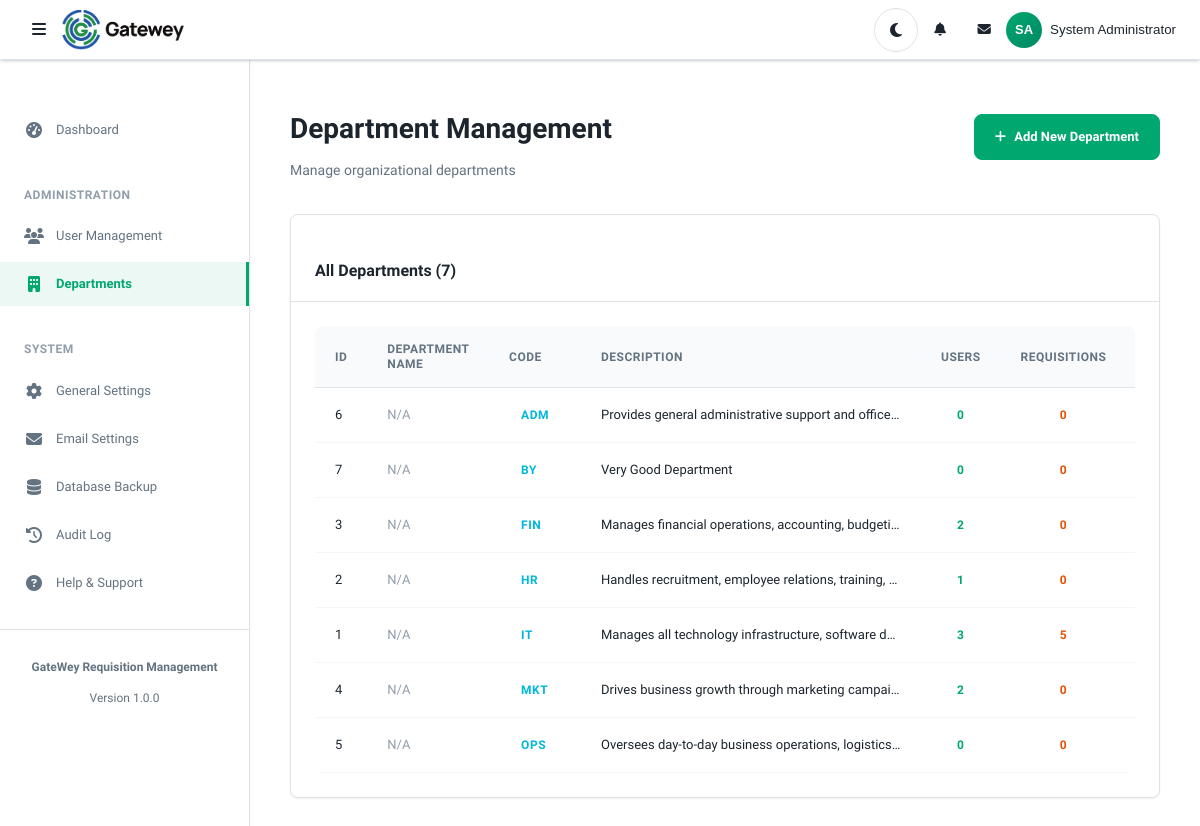
The page /admin/departments/list.php (signed in) on the database its author committed.
### tables this page shows
CREATE TABLE `departments` (
  `id` int(11) NOT NULL,
  `department_name` varchar(100) NOT NULL,
  `department_code` varchar(20) NOT NULL,
  `description` text DEFAULT NULL,
  `budget` decimal(15,2) DEFAULT 0.00,
  `is_active` tinyint(1) DEFAULT 1,
  `created_at` timestamp NOT NULL DEFAULT current_timestamp(),
  `updated_at` timestamp NOT NULL DEFAULT current_timestamp() ON UPDATE current_timestamp()
);

### config/config.php (called while the page is built, shortened)
<?php
require_once CONFIG_PATH . '/database.php';
spl_autoload_register(function($class) {
    $file = CLASSES_PATH . '/' . $class . '.php';
});

### config/database.php (called while the page is built, shortened)
<?php
class Database {
    private static $instance = null;
    private $connection = null;
    private function __construct() {
        try {
            $dsn = DB_DSN;
            $options = [
                PDO::ATTR_ERRMODE            => PDO::ERRMODE_EXCEPTION,
                PDO::ATTR_DEFAULT_FETCH_MODE => PDO::FETCH_ASSOC,
                PDO::ATTR_EMULATE_PREPARES   => false,
                PDO::ATTR_PERSISTENT         => DB_PERSISTENT,
                PDO::MYSQL_ATTR_INIT_COMMAND => "SET NAMES " . DB_CHARSET
            ];
            $this->connection = new PDO($dsn, DB_USER, DB_PASS, $options);
        } catch (PDOException $e) {
            error_log("Database Connection Error: " . $e->getMessage());
            if (defined('APP_ENV') && APP_ENV === 'development' && APP_DEBUG) {
                die("Database Connection Failed: " . $e->getMessage());
            } else {
                die("A database error occurred. Please contact the administrator.");
            }
        }
    }
    public static function getInstance() {
        if (self::$instance === null) {
            self::$instance = new self();
        }
        return self::$instance;
    }
    public function execute($sql, $params = []) {
        try {
            $stmt = $this->connection->prepare($sql);
            $stmt->execute($params);
            return $stmt;
        } catch (PDOException $e) {
            error_log("Query Execution Error: " . $e->getMessage() . " | SQL: " . $sql);
            throw $e;
        }
    }
    public function fetchAll($sql, $params = []) {
        $stmt = $this->execute($sql, $params);
        return $stmt->fetchAll();
    }
}

### classes/Department.php (called while the page is built, shortened)
<?php
class Department {
    private $db;
    public function __construct() {
        $this->db = Database::getInstance();
    }
    public function getAll($activeOnly = false) {
        $sql = "SELECT d.*,
                       (SELECT COUNT(*) FROM users WHERE department_id = d.id) as user_count,
                       (SELECT COUNT(*) FROM requisitions WHERE department_id = d.id) as requisition_count
                FROM departments d";
        $sql .= " ORDER BY d.department_name";
        return $this->db->fetchAll($sql);
    }
}

### admin/departments/list.php (the view, shortened to what this page needs)
<?php
require_once __DIR__ . '/../../config/config.php';
require_once __DIR__ . '/../../config/database.php';
$department = new Department();
$departments = $department->getAll();
?>
<?php include __DIR__ . '/../../includes/header.php'; ?>
<div class="content-header">
    <div class="d-flex justify-content-between align-items-center mb-4">
        <div>
            <h1 class="content-title">Department Management</h1>
            <p class="content-subtitle">Manage organizational departments</p>
        </div>
        <div>
            <a href="add.php" class="btn btn-primary">
                <i class="fas fa-plus"></i> Add New Department
            </a>
        </div>
    </div>
</div>
<div class="card">
    <div class="card-header">
        <h5 class="card-title mb-0">
            All Departments (<?php echo count($departments); ?>)
        </h5>
    </div>
    <div class="card-body">
        <div class="table-responsive">
            <table class="table">
                <thead>
                    <tr>
                        <th>ID</th>
                        <th>Department Name</th>
                        <th>Code</th>
                        <th>Description</th>
                        <th class="text-center">Users</th>
                        <th class="text-center">Requisitions</th>
                        <th>Status</th>
                    </tr>
                </thead>
                <tbody>
                    <?php if (empty($departments)): ?>
                        <tr>
                            <td colspan="8" class="text-center text-muted py-5">
                                <i class="fas fa-building fa-3x mb-3" style="opacity: 0.3;"></i>
                                <p>No departments found</p>
                            </td>
                        </tr>
                    <?php else: ?>
                        <?php foreach ($departments as $dept): ?>
                            <tr>
                                <td><?php echo $dept['id']; ?></td>
                                <td>
    <?php if (!empty($userData['department_name'])): ?>
        <?php echo htmlspecialchars($userData['department_name']); ?>
    <?php else: ?>
        <span class="text-muted">N/A</span>
    <?php endif; ?>
</td>
                                <td>
                                    <span class="badge badge-info">
                                        <?php echo htmlspecialchars($dept['department_code']); ?>
                                    </span>
                                </td>
                                <td>
                                    <div style="max-width: 300px; overflow: hidden; text-overflow: ellipsis; white-space: nowrap;">
                                        <?php echo $dept['description'] ? htmlspecialchars($dept['description']) : '<span class="text-muted">No description</span>'; ?>
                                    </div>
                                </td>
                                <td class="text-center">
                                    <span class="badge badge-primary"><?php echo $dept['user_count']; ?></span>
                                </td>
                                <td class="text-center">
                                    <span class="badge badge-warning"><?php echo $dept['requisition_count']; ?></span>
                                </td>
                                <td>
                                </td>
                            </tr>
                        <?php endforeach; ?>
                    <?php endif; ?>
                </tbody>
            </table>
        </div>
    </div>
</div>
<?php include __DIR__ . '/../../includes/footer.php'; ?>

### assets/css/dasher-variables.css (style rules this page uses)
:root { --primary: #00a76f; --primary-100: #c8fad6; --primary-200: #9df5c4; --primary-300: #5be49b; --primary-400: #2dd482; --primary-500: #00a76f; --primary-600: #008865; --primary-700: #007867; --primary-800: #006d5b; --primary-900: #004b50; --secondary: #637381; --secondary-100: #f9fafb; --secondary-200: #f4f6f8; --secondary-300: #dfe3e8; --secondary-400: #c4cdd5; --secondary-500: #919eab; --secondary-600: #637381; --secondary-700: #454f5b; --secondary-800: #1c252e; --secondary-900: #141a21; --success: #22c55e; --success-100: #dcfce7; --success-200: #bbf7d0; --success-300: #86efac; --success-400: #4ade80; --success-500: #22c55e; --success-600: #16a34a; --success-700: #15803d; --success-800: #166534; --success-900: #14532d; --info: #00b8d9; --info-100: #cdfaff; --info-200: #9bf3ff; --info-300: #68e7ff; --info-400: #3dd9ff; --info-500: #00b8d9; --info-600: #0090bb; --info-700: #006c9d; --info-800: #004c7f; --info-900: #003161; --warning: #ffab00; --warning-100: #fff8e1; --warning-200: #ffecb3; --warning-300: #ffe082; --warning-400: #ffd54f; --warning-500: #ffab00; --warning-600: #ff8f00; --warning-700: #ff6f00; --warning-800: #e65100; --warning-900: #bf360c; --danger: #ff5630; --danger-100: #ffebee; --danger-200: #ffcdd2; --danger-300: #ef9a9a; --danger-400: #e57373; --danger-500: #ff5630; --danger-600: #e53935; --danger-700: #c62828; --danger-800: #ad1b1b; --danger-900: #b71c1c; --white: #ffffff; --black: #000000; --gray-50: #fcfdfd; --gray-100: #f9fafb; --gray-200: #f4f6f8; --gray-300: #dfe3e8; --gray-400: #c4cdd5; --gray-500: #919eab; --gray-600: #637381; --gray-700: #454f5b; --gray-800: #1c252e; --gray-900: #141a21; --bg-primary: #ffffff; --bg-secondary: #f9fafb; --bg-tertiary: #f4f6f8; --bg-card: #ffffff; --bg-navbar: #ffffff; --bg-sidebar: #ffffff; --bg-input: #ffffff; --bg-hover: #f4f6f8; --bg-overlay: rgba(20, 26, 33, 0.8); --text-primary: #1c252e; --text-secondary: #637381; --text-muted: #919eab; --text-link: #00a76f; --text-link-hover: #008865; --border-color: #dfe3e8; --border-light: #f4f6f8; --border-dark: #c4cdd5; --border-input: #dfe3e8; --border-input-focus: #00a76f; --primary-light: rgba(0, 167, 111, 0.08); --success-light: rgba(34, 197, 94, 0.08); --info-light: rgba(0, 184, 217, 0.08); --warning-light: rgba(255, 171, 0, 0.08); --danger-light: rgba(255, 86, 48, 0.08); --font-family-base: 'Public Sans', -apple-system, BlinkMacSystemFont, 'Segoe UI', Roboto, 'Helvetica Neue', Arial, sans-serif; --font-family-mono: 'SFMono-Regular', Menlo, Monaco, Consolas, 'Liberation Mono', 'Courier New', monospace; --font-size-xs: 0.75rem; --font-size-sm: 0.8125rem; --font-size-base: 0.875rem; --font-size-lg: 1rem; --font-size-xl: 1.125rem; --font-size-2xl: 1.25rem; --font-size-3xl: 1.5rem; --font-size-4xl: 1.75rem; --font-size-5xl: 2rem; --font-size-6xl: 2.5rem; --font-weight-light: 300; --font-weight-normal: 400; --font-weight-medium: 500; --font-weight-semibold: 600; --font-weight-bold: 700; --font-weight-extrabold: 800; --line-height-tight: 1.25; --line-height-normal: 1.57; --line-height-relaxed: 1.75; --spacing-0: 0; --spacing-1: 0.25rem; --spacing-2: 0.5rem; --spacing-3: 0.75rem; --spacing-4: 1rem; --spacing-5: 1.25rem; --spacing-6: 1.5rem; --spacing-7: 1.75rem; --spacing-8: 2rem; --spacing-9: 2.5rem; --spacing-10: 3rem; --spacing-11: 3.5rem; --spacing-12: 4rem; --spacing-14: 5rem; --spacing-16: 8rem; --spacing-18: 12rem; --shadow-xs: 0 1px 2px 0 rgba(145, 158, 171, 0.16); --shadow-sm: 0px 3px 1px -2px rgba(145, 158, 171, 0.2), 0px 2px 2px 0px rgba(145, 158, 171, 0.14), 0px 1px 5px 0px rgba(145, 158, 171, 0.12); --shadow: 0 8px 16px 0 rgba(145, 158, 171, 0.16); --shadow-lg: 0 12px 24px -4px rgba(145, 158, 171, 0.16); --shadow-xl: 0 0 2px 0 rgba(145, 158, 171, 0.2), 0 12px 24px -4px rgba(145, 158, 171, 0.12); --border-radius-sm: 0.25rem; --border-radius: 0.5rem; --border-radius-lg: 0.75rem; --border-radius-xl: 1rem; --border-radius-2xl: 2rem; --border-radius-full: 9999px; --transition-fast: 0.15s ease-in-out; --transition-normal: 0.3s ease-in-out; --transition-slow: 0.5s ease-in-out; --theme-transition: all 0.3s ease-in-out; --sidebar-width: 250px; --header-height: 60px; --navbar-height: 60px; }

### rows shown on the page
departments: id "6", department_code "ADM", description "Provides general administrative support and office…", user_count "0", requisition_count "0"
departments: id "7", department_code "BY", description "Very Good Department", user_count "0", requisition_count "0"
departments: id "3", department_code "FIN", description "Manages financial operations, accounting, budgeti…", user_count "2", requisition_count "0"
departments: id "2", department_code "HR", description "Handles recruitment, employee relations, training,…", user_count "1", requisition_count "0"
departments: id "1", department_code "IT", description "Manages all technology infrastructure, software d…", user_count "3", requisition_count "5"
departments: id "4", department_code "MKT", description "Drives business growth through marketing campai…", user_count "2", requisition_count "0"
departments: id "5", department_code "OPS", description "Oversees day-to-day business operations, logistics…", user_count "0", requisition_count "0"

### other values the page prints
$userInitials "SA"
$userName "System Administrator"
APP_NAME "GateWey Requisition Management"
count($departments) "7"
